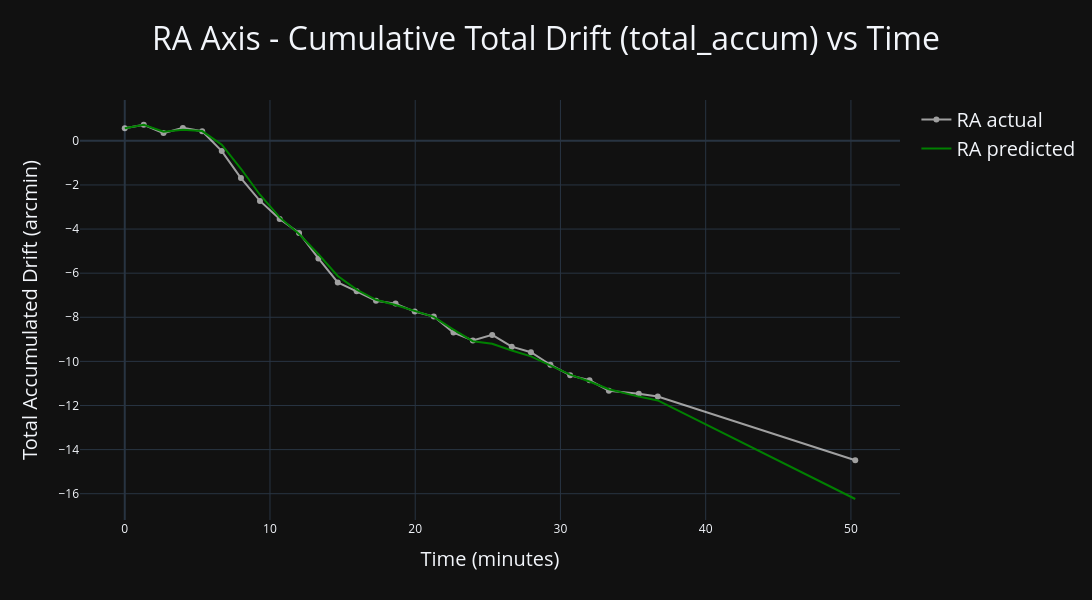
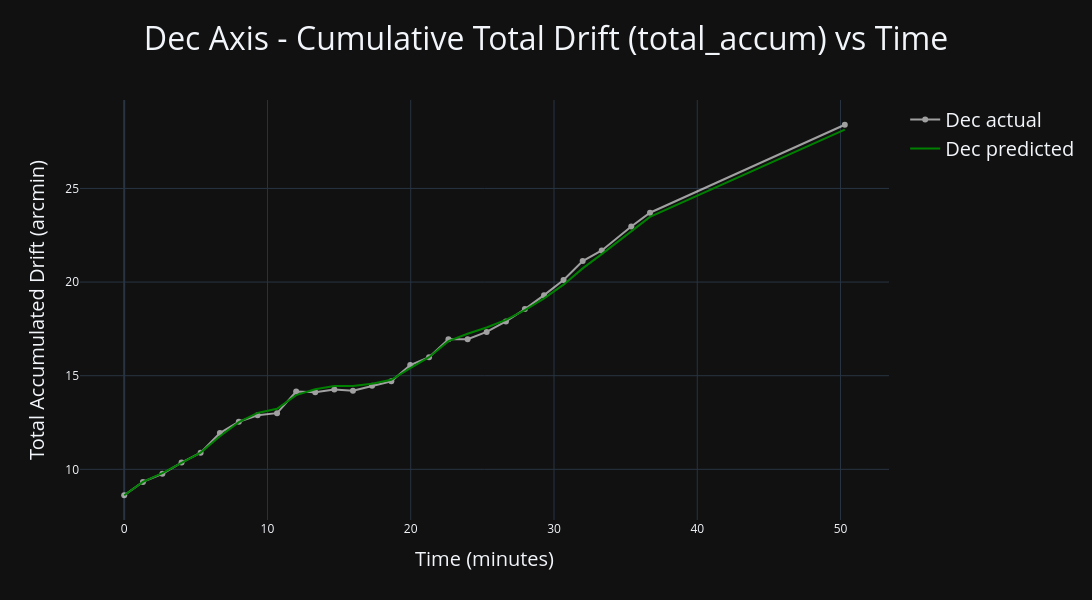

These figures' notebook cell, in order:
### Markdown cell above
# Cumulative Total Drift (total_accum) vs Time

### Code cell
# ── plot accumulated corrections single chart ───────────────────────────────────────────────────────────
fig = go.Figure()
fig.update_layout(
    height=600 , width=1800,
    title=dict(text="RA Axis - Cumulative Total Drift (total_accum) vs Time", x=0.5, font_size=32),
    xaxis=dict(title="Time (minutes)", title_font=dict(size=20)),
    yaxis=dict(title="Total Accumulated Drift (arcmin)", title_font=dict(size=20)),
    legend_font_size=20,
    hovermode='x unified', template="plotly_dark",
    legend=dict(groupclick='toggleitem'),
)
fig.add_trace(go.Scatter(x=t, y=res.ra_cumul, name='RA actual',    mode='lines+markers', opacity=0.6, line=dict(color='white')))
fig.add_trace(go.Scatter(x=t, y=res.ra_pred,  name='RA predicted', line=dict(color='green', width=2)))
fig.show()

fig = go.Figure()
fig.update_layout(
    height=600 , width=1800,
    title=dict(text="Dec Axis - Cumulative Total Drift (total_accum) vs Time", x=0.5, font_size=32),
    xaxis=dict(title="Time (minutes)", title_font=dict(size=20)),
    yaxis=dict(title="Total Accumulated Drift (arcmin)", title_font=dict(size=20)),
    legend_font_size=20,
    hovermode='x unified', template="plotly_dark",
    legend=dict(groupclick='toggleitem'),
)
fig.add_trace(go.Scatter(x=t, y=res.dec_cumul, name='Dec actual',    mode='lines+markers', opacity=0.6, line=dict(color='white')))
fig.add_trace(go.Scatter(x=t, y=res.dec_pred,  name='Dec predicted', line=dict(color='green', width=2)))
fig.show()

### Figure 1 — Plotly figure (JSON) as saved in the notebook; plotly's stock layout.template omitted (floating-point values rounded to 4 significant figures)
{"data": [{"line": {"color": "white"}, "mode": "lines+markers", "name": "RA actual", "opacity": 0.6, "type": "scatter", "x": [0.0, 1.309, 2.667, 4.003, 5.333, 6.679, 8.002, 9.309, 10.67, 12.0, 13.33, 14.67, 15.97, 17.3, 18.65, 19.97, 21.28, 22.63, 23.97, 25.3, 26.64, 27.97, 29.31, 30.67, 32.0, 33.33, 35.39, 36.7, 50.3], "y": [0.5729, 0.7303, 0.3517, 0.5885, 0.4331, -0.4638, -1.685, -2.724, -3.538, -4.175, -5.331, -6.419, -6.824, -7.248, -7.38, -7.741, -7.966, -8.694, -9.051, -8.799, -9.331, -9.583, -10.15, -10.63, -10.86, -11.33, -11.47, -11.59, -14.48]}, {"line": {"color": "green", "width": 2}, "name": "RA predicted", "type": "scatter", "x": [0.0, 1.309, 2.667, 4.003, 5.333, 6.679, 8.002, 9.309, 10.67, 12.0, 13.33, 14.67, 15.97, 17.3, 18.65, 19.97, 21.28, 22.63, 23.97, 25.3, 26.64, 27.97, 29.31, 30.67, 32.0, 33.33, 35.39, 36.7, 50.3], "y": [0.5729, 0.7303, 0.4148, 0.5077, 0.4441, -0.1768, -1.266, -2.444, -3.471, -4.224, -5.141, -6.125, -6.748, -7.209, -7.44, -7.715, -7.98, -8.558, -9.086, -9.2, -9.509, -9.774, -10.17, -10.6, -10.91, -11.26, -11.6, -11.77, -16.24]}], "layout": {"height": 600, "hovermode": "x unified", "legend": {"font": {"size": 20}, "groupclick": "toggleitem"}, "title": {"font": {"size": 32}, "text": "RA Axis - Cumulative Total Drift (total_accum) vs Time", "x": 0.5}, "width": 1800, "xaxis": {"title": {"font": {"size": 20}, "text": "Time (minutes)"}}, "yaxis": {"title": {"font": {"size": 20}, "text": "Total Accumulated Drift (arcmin)"}}}}

### Figure 2 — Plotly figure (JSON) as saved in the notebook; plotly's stock layout.template omitted (floating-point values rounded to 4 significant figures)
{"data": [{"line": {"color": "white"}, "mode": "lines+markers", "name": "Dec actual", "opacity": 0.6, "type": "scatter", "x": [0.0, 1.309, 2.667, 4.003, 5.333, 6.679, 8.002, 9.309, 10.67, 12.0, 13.33, 14.67, 15.97, 17.3, 18.65, 19.97, 21.28, 22.63, 23.97, 25.3, 26.64, 27.97, 29.31, 30.67, 32.0, 33.33, 35.39, 36.7, 50.3], "y": [8.616, 9.328, 9.764, 10.36, 10.89, 11.94, 12.54, 12.88, 13.0, 14.15, 14.12, 14.26, 14.2, 14.46, 14.71, 15.57, 15.98, 16.94, 16.94, 17.34, 17.9, 18.56, 19.3, 20.11, 21.12, 21.69, 22.97, 23.7, 28.4]}, {"line": {"color": "green", "width": 2}, "name": "Dec predicted", "type": "scatter", "x": [0.0, 1.309, 2.667, 4.003, 5.333, 6.679, 8.002, 9.309, 10.67, 12.0, 13.33, 14.67, 15.97, 17.3, 18.65, 19.97, 21.28, 22.63, 23.97, 25.3, 26.64, 27.97, 29.31, 30.67, 32.0, 33.33, 35.39, 36.7, 50.3], "y": [8.616, 9.328, 9.8, 10.36, 10.89, 11.77, 12.52, 13.01, 13.23, 13.97, 14.27, 14.45, 14.45, 14.57, 14.78, 15.4, 15.99, 16.85, 17.24, 17.58, 17.98, 18.5, 19.13, 19.86, 20.73, 21.49, 22.7, 23.48, 28.14]}], "layout": {"height": 600, "hovermode": "x unified", "legend": {"font": {"size": 20}, "groupclick": "toggleitem"}, "title": {"font": {"size": 32}, "text": "Dec Axis - Cumulative Total Drift (total_accum) vs Time", "x": 0.5}, "width": 1800, "xaxis": {"title": {"font": {"size": 20}, "text": "Time (minutes)"}}, "yaxis": {"title": {"font": {"size": 20}, "text": "Total Accumulated Drift (arcmin)"}}}}
